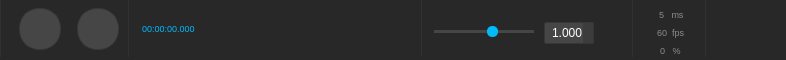
<?xml version="1.0" encoding="UTF-8"?>
<ui version="4.0">
 <class>Transport</class>
 <widget class="QWidget" name="Transport">
  <property name="geometry">
   <rect>
    <x>0</x>
    <y>0</y>
    <width>786</width>
    <height>60</height>
   </rect>
  </property>
  <property name="minimumSize">
   <size>
    <width>0</width>
    <height>60</height>
   </size>
  </property>
  <property name="maximumSize">
   <size>
    <width>16777215</width>
    <height>60</height>
   </size>
  </property>
  <property name="windowTitle">
   <string>IanniX — Transport</string>
  </property>
  <property name="styleSheet">
   <string notr="true">QTabWidget, QLabel, QCheckBox, QLineEdit, QPlainTextEdit, QPushButton, QSpinBox, QDoubleSpinBox, QTreeView, QHeaderView, QTabBar, QComboBox, QFrame#globalFrame, QTabBar::tab, QTreeView, QHeaderView, QDockWidget, QStatusBar, QRadioButton, QToolButton {
	font: 						10px &quot;Museo Sans&quot;, &quot;Museo Sans 500&quot;, &quot;Arial&quot;;
	padding:					0px;
	margin:					0px;
	min-height: 				20px;
	color: 						white;
	border: 					0px solid black;
}
QPushButton, QSpinBox, QDoubleSpinBox, QLineEdit, QPlainTextEdit, QCheckBox::indicator, QRadioButton::indicator, QTreeView::indicator, QComboBox, QTreeView, QHeaderView {
	border: 					1px solid rgb(55, 55, 55);
	border-radius: 		2px;
	background-color: 	rgb(70, 70, 70);
}
QSpinBox, QDoubleSpinBox, QLineEdit, QPlainTextEdit, QCheckBox {
	margin-top: 			4px;
	margin-bottom: 		4px;
}

QFrame#globalFrame, QFrame#transportFrame, QFrame#timeFrame, QFrame#optionFrame, QFrame#speedFrame, QFrame#logoFrame, QFrame#perfFrame, QDialog {
	background-color: 	rgb(40, 40, 40);
}
QLabel, QCheckBox, QRadioButton {
	color: 						rgb(210, 210, 210);
}

QTabWidget::pane {
	border: 					1px solid rgb(50, 50, 50);
}
QTabWidget::tab-bar {
	left: 							0px;
}
QTabWidget#tab {
	color: red;
}
QTabBar::tab {
	min-height: 							25px; /* FIX IN SS-TAB */
	background-color: 				rgb(110, 110, 110);
    border-top-left-radius: 		4px;
    border-top-right-radius: 	4px;
	margin-right:						2px;
	padding-left: 						5px;
	padding-right:						5px;
	color: 									rgb(220, 220, 220);
}
QTabBar::tab:selected {
	background-color: 				rgb(242, 241, 237);
	color: 									black;
}
QTabBar::tab:hover {
	color: 									black;
}
QTabBar::tab:!selected {
    margin-top: 						2px;
}
QTabBar::tab:disabled {
	color: 									gray;
}


QPushButton {
	margin-left: 			6px;
	padding-left: 			3px;
	padding-right: 		3px;
}
QPushButton:hover {
	border: 					1px solid rgb(28, 124, 195);
	background-color: 	rgb(21, 91, 143);
}
QPushButton::checked, QPushButton:pressed, QCheckBox::indicator:checked, QTreeView::indicator:checked, QRadioButton::indicator:checked {
	background-color: 	rgb(0, 187, 255);
}


QCheckBox, QRadioButton {
	spacing: 					5px;
}
QCheckBox::indicator, QTreeView::indicator, QRadioButton::indicator  {
	width: 						10px;
	height: 					10px;
}

QSpinBox, QDoubleSpinBox, QLineEdit {
	padding-left	:			5px;
}
QSpinBox::up-button, QDoubleSpinBox::up-button, QSpinBox::down-button, QDoubleSpinBox::down-button {
	width: 						5px;
	padding: 					2px;
	padding-left:			3px;
	background-color: 	rgb(60, 60, 60);
	border: 					0px solid black;
	border-left:				1px solid rgb(70, 70, 70);
}
QSpinBox::up-button, QDoubleSpinBox::up-button {
    image: 						url(:/icons/res_icon_plus.png);
	border-bottom:		1px solid rgb(70, 70, 70);
}
QSpinBox::down-button, QDoubleSpinBox::down-button {
    image: 						url(:/icons/res_icon_minus.png);
}


QComboBox {
	background:			rgb(242, 241, 237);
	color: 					black;
	margin-left: 		3px;
	border-radius: 	3px;
	selection-color: 	black;
	padding-left: 		5px;
}
QComboBox::drop-down {
	width: 						10px;
	padding: 					2px;
	border: 					0px solid black;
	background-color: 	rgb(70, 70, 70);
    image: 						url(:/icons/res_icon_down.png);
}


QTreeView {
	background:								rgb(50, 50, 50);
	alternate-background-color: 	rgb(55, 55, 55);
	selection-background-color: 	rgb(0, 187, 255);
	gridline-color: 							rgb(60, 60, 60);
}
QHeaderView {
	background: 							transparent;
	border: 									0px solid black;
	color: 										rgb(200, 200, 200);
	min-height: 								14px;
}
QHeaderView::section {
	background: 							rgb(90, 90, 90);
	padding-left: 							5px;
	border-top-left-radius:  			3px;
	border-top-right-radius: 		3px;
	margin-right:							1px;
	font: 										9px &quot;Arial&quot;;
}
QTreeView::item {
	min-height: 20px;
}
QTreeView::branch:has-children:!has-siblings:closed, QTreeView::branch:closed:has-children:has-siblings {
	border-image: 	none;
	image: 					url(:/items/res_tree_close.png);
}
QTreeView::branch:open:has-children:!has-siblings, QTreeView::branch:open:has-children:has-siblings  {
	border-image: 	none;
	image: 					url(:/items/res_tree_open.png);
}



QScrollBar:vertical, QScrollBar:horizontal {
	border: 				0px solid black;
	background: 		rgba(255, 255, 255, 32);
}
QScrollBar::handle:vertical, QScrollBar::handle:horizontal {
	border: 				0px solid black;
	background: 		rgb(161, 161, 161);
	border-radius: 	3px;
}
QScrollBar:vertical {						width: 			8px;					}
QScrollBar:horizontal {					height: 		8px;				}
QScrollBar::handle:vertical {			min-height: 8px;		}
QScrollBar::handle:horizontal {	min-width: 	8px;			}
QScrollBar::add-line:vertical, QScrollBar::add-line:hozirontal, QScrollBar::sub-line:vertical, QScrollBar::sub-line:horizontal, QScrollBar::up-arrow:vertical, QScrollBar::up-arrow:horizontal, QScrollBar::down-arrow:vertical, QScrollBar::down-arrow:horizontal {
	border: 			0px solid black;
	background: 	transparent;
	width: 				1px;
	height: 			1px;
}
QScrollBar::add-page:vertical, QScrollBar::sub-page:vertical, QScrollBar::add-page:horizontal, QScrollBar::sub-page:horizontal {
	background: 	none;
}


QSlider:horizontal {
	min-width: 				100px;
}
QSlider::groove:horizontal {
	border: 					0px solid transparent;
	background-color: 	rgb(70, 70, 70);
	height: 					3px;
}
QSlider::handle:horizontal {
	width: 						11px;
	height: 					10px;
	border-radius: 		5px;
	margin-top: 			-4px;
	margin-bottom: 		-4px;
	border: 					0px solid black;
	background-color: 	rgb(0, 187, 250);
}


QSplitter::handle {
    background: 							rgba(255, 255, 255, 30);
}
QSplitter::handle:pressed {
	background: 							rgb(0, 187, 255);
 }
QSplitter::handle:horizontal	 	{	width: 	4px; }
QSplitter::handle:vertical     		{	height:	4px; }

QDockWidget {
}
QDockWidget::title {
    text-align:				center;
	background-color: 	rgb(70, 70, 70);
}

QToolBar {
	background:				qlineargradient(spread:pad, x1:0, y1:0, x2:0, y2:1, stop:0 rgba(247, 247, 247, 255), stop:1 rgba(222, 222, 222, 255));
	border: 					1px solid rgba(202, 202, 202, 255);
	spacing:					0px; 
}
QToolButton {
	border: 					0px solid black;
	color:						black;
	border-radius: 		3px;
	margin:					3px;
}
QToolButton:pressed, QToolButton:checked {
    background-color:  rgba(0, 0, 0, 20);
}


QStatusBar {
	color: 						rgb(210, 210, 210);
	border-top: 				1px solid rgb(50, 50, 50);
	background-color: 	rgb(30, 30, 30);
}





/*TRANSPORT*/
QFrame#transportFrame, QFrame#timeFrame, QFrame#optionFrame, QFrame#speedFrame, QFrame#logoFrame, QFrame#perfFrame{
	border: 					0px solid black;
	border-left: 				1px solid rgb(50, 50, 50);
}
QWIdget {
	margin:					0px;
	padding:					0px;
}
QWidget#speedSlider {
	margin-top: 			7px;
}
QWidget#timeEdit, QWidget#perfCpuEdit, QWidget#perfOpenGLEdit, QWidget#perfSchedulerEdit {
	background-color: 	transparent;
	border: 					0px solid black;
	font:							9px;
	color: 						rgb(140, 140, 140);
}
QLineEdit#timeEdit {
	font: 						40px &quot;Lucida Sans&quot;, &quot;Lucida Grande&quot;, &quot;Lucida Sans Unicode&quot;, &quot;Lucida&quot;;
	color: 						rgb(0, 187, 255);
}
QPushButton#logoButton {
	border: 					0px solid black;
	background-color: 	transparent;
}
QPushButton:hover#logoButton {
	border: 					1px solid rgb(28, 124, 195);
	background-color: 	rgb(21, 91, 143);
}
QPushButton#ffButton, QPushButton#playButton {
	min-width:  		40px;
	min-height: 		40px;
	border-radius: 20px;
	padding:			0px;
}
QPushButton#logoButton {
	margin: -2px;
}
/* ---- */


/* INSPECTEUR */
QWidget#ssTabInfoGeneral, QWidget#ssTabInfoSpace, QWidget#ssTabInfoTime, QWidget#ssTabInfoMessage, QWidget#ssTabConfigLog, QWidget#ssTabConfigNetwork, QWidget#ssTabConfigMIDI, QWidget#ssTabConfigArduino, QWidget#ssTabConfigSyphon, QWidget#ssTabConfigWeb, QWidget#ssTabRessource {
	background-color: 	rgb(50, 50, 50)
}
QWidget#tabProject, QWidget#tabView, QWidget#tabInfo, QWidget#tabControlCenter, QWidget#tabConfig {
	background-color: 	transparent;
}
QWidget#equationEdit {
	font: 						10px &quot;Lucida Console&quot;, &quot;Monaco&quot;, &quot;Monospace&quot;;
}

/* ----- */



/* MAIN */
QWidget#centralwidget  {
	background-color: black;
}
/* ----- */


/* DIALOG */
QDialogButtonBox QPushButton {
	padding-left: 		10px;
	padding-right: 	10px;
	min-height:			25px;
	margin:				5px;
}
/* ------ */
</string>
  </property>
  <layout class="QHBoxLayout" name="horizontalLayout">
   <property name="spacing">
    <number>0</number>
   </property>
   <property name="leftMargin">
    <number>0</number>
   </property>
   <property name="topMargin">
    <number>0</number>
   </property>
   <property name="rightMargin">
    <number>0</number>
   </property>
   <property name="bottomMargin">
    <number>0</number>
   </property>
   <item>
    <widget class="QFrame" name="globalFrame">
     <property name="frameShape">
      <enum>QFrame::StyledPanel</enum>
     </property>
     <property name="frameShadow">
      <enum>QFrame::Raised</enum>
     </property>
     <layout class="QHBoxLayout" name="horizontalLayout_2">
      <property name="spacing">
       <number>0</number>
      </property>
      <property name="leftMargin">
       <number>0</number>
      </property>
      <property name="topMargin">
       <number>0</number>
      </property>
      <property name="rightMargin">
       <number>0</number>
      </property>
      <property name="bottomMargin">
       <number>3</number>
      </property>
      <item>
       <widget class="QFrame" name="transportFrame">
        <property name="sizePolicy">
         <sizepolicy hsizetype="Maximum" vsizetype="Preferred">
          <horstretch>0</horstretch>
          <verstretch>0</verstretch>
         </sizepolicy>
        </property>
        <property name="frameShape">
         <enum>QFrame::StyledPanel</enum>
        </property>
        <property name="frameShadow">
         <enum>QFrame::Raised</enum>
        </property>
        <layout class="QHBoxLayout" name="horizontalLayout_4">
         <property name="spacing">
          <number>10</number>
         </property>
         <property name="leftMargin">
          <number>12</number>
         </property>
         <property name="topMargin">
          <number>0</number>
         </property>
         <property name="bottomMargin">
          <number>0</number>
         </property>
         <item>
          <widget class="QPushButton" name="ffButton">
           <property name="sizePolicy">
            <sizepolicy hsizetype="Fixed" vsizetype="Fixed">
             <horstretch>0</horstretch>
             <verstretch>0</verstretch>
            </sizepolicy>
           </property>
           <property name="minimumSize">
            <size>
             <width>48</width>
             <height>42</height>
            </size>
           </property>
           <property name="maximumSize">
            <size>
             <width>40</width>
             <height>40</height>
            </size>
           </property>
           <property name="toolTip">
            <string>Rewinds the playback</string>
           </property>
           <property name="statusTip">
            <string>Playback|By pressing the button, IanniX will play or pause the score playback. If nothing happened, be sure the score speed is positive!</string>
           </property>
           <property name="text">
            <string/>
           </property>
           <property name="icon">
            <iconset resource="../icons/IanniX.qrc">
             <normaloff>:/general/res_icon_ff.png</normaloff>:/general/res_icon_ff.png</iconset>
           </property>
           <property name="iconSize">
            <size>
             <width>24</width>
             <height>24</height>
            </size>
           </property>
          </widget>
         </item>
         <item>
          <widget class="QPushButton" name="playButton">
           <property name="sizePolicy">
            <sizepolicy hsizetype="Fixed" vsizetype="Fixed">
             <horstretch>0</horstretch>
             <verstretch>0</verstretch>
            </sizepolicy>
           </property>
           <property name="minimumSize">
            <size>
             <width>48</width>
             <height>42</height>
            </size>
           </property>
           <property name="maximumSize">
            <size>
             <width>40</width>
             <height>40</height>
            </size>
           </property>
           <property name="toolTip">
            <string>Plays or pauses the playback</string>
           </property>
           <property name="statusTip">
            <string>Playback|Press this button to start or pause the playback</string>
           </property>
           <property name="text">
            <string/>
           </property>
           <property name="icon">
            <iconset resource="../icons/IanniX.qrc">
             <normaloff>:/general/res_icon_play.png</normaloff>
             <normalon>:/general/res_icon_pause.png</normalon>:/general/res_icon_play.png</iconset>
           </property>
           <property name="iconSize">
            <size>
             <width>18</width>
             <height>18</height>
            </size>
           </property>
           <property name="checkable">
            <bool>true</bool>
           </property>
           <property name="checked">
            <bool>false</bool>
           </property>
          </widget>
         </item>
        </layout>
       </widget>
      </item>
      <item>
       <widget class="QFrame" name="timeFrame">
        <property name="sizePolicy">
         <sizepolicy hsizetype="Maximum" vsizetype="Preferred">
          <horstretch>0</horstretch>
          <verstretch>0</verstretch>
         </sizepolicy>
        </property>
        <property name="frameShape">
         <enum>QFrame::StyledPanel</enum>
        </property>
        <property name="frameShadow">
         <enum>QFrame::Raised</enum>
        </property>
        <layout class="QHBoxLayout" name="horizontalLayout_3">
         <property name="spacing">
          <number>0</number>
         </property>
         <property name="leftMargin">
          <number>6</number>
         </property>
         <property name="topMargin">
          <number>0</number>
         </property>
         <property name="rightMargin">
          <number>6</number>
         </property>
         <property name="bottomMargin">
          <number>0</number>
         </property>
         <item>
          <widget class="QLineEdit" name="timeEdit">
           <property name="sizePolicy">
            <sizepolicy hsizetype="Fixed" vsizetype="Fixed">
             <horstretch>0</horstretch>
             <verstretch>0</verstretch>
            </sizepolicy>
           </property>
           <property name="minimumSize">
            <size>
             <width>280</width>
             <height>28</height>
            </size>
           </property>
           <property name="maximumSize">
            <size>
             <width>280</width>
             <height>55</height>
            </size>
           </property>
           <property name="focusPolicy">
            <enum>Qt::ClickFocus</enum>
           </property>
           <property name="toolTip">
            <string>Goes to a specific playback timecode</string>
           </property>
           <property name="statusTip">
            <string>Playback|This is the elapsed time since the beginning of the playback of the score.\n If you need to jump to a specific timecode, feel free to type directly the desired timecode in this box.</string>
           </property>
           <property name="inputMask">
            <string notr="true">99:99:99.999</string>
           </property>
           <property name="text">
            <string notr="true">00:00:00.000</string>
           </property>
          </widget>
         </item>
        </layout>
       </widget>
      </item>
      <item>
       <widget class="QFrame" name="speedFrame">
        <property name="frameShape">
         <enum>QFrame::StyledPanel</enum>
        </property>
        <property name="frameShadow">
         <enum>QFrame::Raised</enum>
        </property>
        <layout class="QVBoxLayout" name="verticalLayout_2">
         <property name="spacing">
          <number>0</number>
         </property>
         <property name="leftMargin">
          <number>12</number>
         </property>
         <property name="topMargin">
          <number>0</number>
         </property>
         <property name="rightMargin">
          <number>12</number>
         </property>
         <property name="bottomMargin">
          <number>0</number>
         </property>
         <item>
          <layout class="QHBoxLayout" name="spaceForLog">
           <property name="spacing">
            <number>0</number>
           </property>
          </layout>
         </item>
         <item>
          <layout class="QHBoxLayout" name="horizontalLayout_5">
           <property name="spacing">
            <number>10</number>
           </property>
           <item>
            <widget class="QSlider" name="speedSlider">
             <property name="toolTip">
              <string>Changes the global playback speed (1.00 = real time clock)</string>
             </property>
             <property name="statusTip">
              <string>Playback speed|IanniX will play your score with a classical precise clock. But you can speed up or down the playback... or reverse the time!</string>
             </property>
             <property name="minimum">
              <number>-500</number>
             </property>
             <property name="maximum">
              <number>500</number>
             </property>
             <property name="value">
              <number>100</number>
             </property>
             <property name="orientation">
              <enum>Qt::Horizontal</enum>
             </property>
            </widget>
           </item>
           <item>
            <widget class="QDoubleSpinBox" name="speedSpin">
             <property name="minimumSize">
              <size>
               <width>50</width>
               <height>30</height>
              </size>
             </property>
             <property name="maximumSize">
              <size>
               <width>50</width>
               <height>20</height>
              </size>
             </property>
             <property name="toolTip">
              <string>Changes the global playback speed (1.00 = real time clock)</string>
             </property>
             <property name="statusTip">
              <string>Playback speed|IanniX will play your score with a classical precise clock. But you can speed up or down the playback... or reverse the time!</string>
             </property>
             <property name="decimals">
              <number>3</number>
             </property>
             <property name="minimum">
              <double>-999.000000000000000</double>
             </property>
             <property name="maximum">
              <double>999.000000000000000</double>
             </property>
             <property name="singleStep">
              <double>0.100000000000000</double>
             </property>
             <property name="value">
              <double>1.000000000000000</double>
             </property>
            </widget>
           </item>
           <item>
            <widget class="QPushButton" name="speedSpinReset">
             <property name="enabled">
              <bool>false</bool>
             </property>
             <property name="toolTip">
              <string>Resets score speed to nominal speed (1.00)</string>
             </property>
             <property name="styleSheet">
              <string notr="true">QPushButton  {
	min-width:  		14px;
	min-height: 		14px;
	max-width:  	14px;
	max-height: 	14px;
	width:  				14px;
	height: 			14px;
	border-radius: 7px;
	margin: 			0px;
	margin-top:		7px;
	padding:			0px;
}
QPushButton:disabled {
	border:				0px solid transparent;
	background: 	transparent;
	color:				transparent;
}</string>
             </property>
             <property name="text">
              <string>X</string>
             </property>
            </widget>
           </item>
          </layout>
         </item>
        </layout>
       </widget>
      </item>
      <item>
       <widget class="QFrame" name="perfFrame">
        <property name="sizePolicy">
         <sizepolicy hsizetype="Maximum" vsizetype="Preferred">
          <horstretch>0</horstretch>
          <verstretch>0</verstretch>
         </sizepolicy>
        </property>
        <property name="frameShape">
         <enum>QFrame::StyledPanel</enum>
        </property>
        <property name="frameShadow">
         <enum>QFrame::Raised</enum>
        </property>
        <layout class="QVBoxLayout" name="verticalLayout">
         <property name="spacing">
          <number>0</number>
         </property>
         <property name="leftMargin">
          <number>6</number>
         </property>
         <property name="topMargin">
          <number>0</number>
         </property>
         <property name="rightMargin">
          <number>6</number>
         </property>
         <property name="bottomMargin">
          <number>3</number>
         </property>
         <item>
          <widget class="QLineEdit" name="perfSchedulerEdit">
           <property name="minimumSize">
            <size>
             <width>60</width>
             <height>28</height>
            </size>
           </property>
           <property name="maximumSize">
            <size>
             <width>60</width>
             <height>28</height>
            </size>
           </property>
           <property name="toolTip">
            <string>Scheduler period</string>
           </property>
           <property name="statusTip">
            <string>Scheduler period|IanniX computes your score at the displayed rate.\n You can also force IanniX to a specific scheduler period by typing a value in this field. 5ms is accurate enough but it can also be CPU intensive so feel free to increase this value if needed.</string>
           </property>
           <property name="inputMask">
            <string notr="true">009 ms</string>
           </property>
           <property name="text">
            <string notr="true">5 ms</string>
           </property>
           <property name="alignment">
            <set>Qt::AlignCenter</set>
           </property>
          </widget>
         </item>
         <item>
          <widget class="QLineEdit" name="perfOpenGLEdit">
           <property name="minimumSize">
            <size>
             <width>60</width>
             <height>28</height>
            </size>
           </property>
           <property name="maximumSize">
            <size>
             <width>60</width>
             <height>28</height>
            </size>
           </property>
           <property name="toolTip">
            <string>Rendering frame rate</string>
           </property>
           <property name="statusTip">
            <string>Rendering frame rate|IannIX refreshes your score at the displayed frame rate.\n You can also force IanniX to a specific framerate by typing a value in this field. 50fps is fluid but it can also be CPU intensive so feel free to decrease this value if needed.\n Finaly, be aware that graphical frame rate doesn't affect messages accuracy or sample rate.</string>
           </property>
           <property name="inputMask">
            <string notr="true">009 fps</string>
           </property>
           <property name="text">
            <string notr="true">60 fps</string>
           </property>
           <property name="alignment">
            <set>Qt::AlignCenter</set>
           </property>
          </widget>
         </item>
         <item>
          <widget class="QLineEdit" name="perfCpuEdit">
           <property name="minimumSize">
            <size>
             <width>60</width>
             <height>28</height>
            </size>
           </property>
           <property name="maximumSize">
            <size>
             <width>60</width>
             <height>28</height>
            </size>
           </property>
           <property name="focusPolicy">
            <enum>Qt::NoFocus</enum>
           </property>
           <property name="toolTip">
            <string>CPU usage</string>
           </property>
           <property name="statusTip">
            <string>CPU usage|CPU usage can give you information about the complexity of your score.\n If the value is high, be sure to disable logs by closing the Network tab. Then you can also reduce the accuracy of IanniX by changing the scheduler period and the rendering frame rate (fields above).</string>
           </property>
           <property name="inputMask">
            <string notr="true">009 %</string>
           </property>
           <property name="text">
            <string notr="true">0 %</string>
           </property>
           <property name="cursorPosition">
            <number>5</number>
           </property>
           <property name="alignment">
            <set>Qt::AlignCenter</set>
           </property>
           <property name="readOnly">
            <bool>true</bool>
           </property>
          </widget>
         </item>
        </layout>
       </widget>
      </item>
      <item>
       <widget class="QFrame" name="logoFrame">
        <property name="sizePolicy">
         <sizepolicy hsizetype="Maximum" vsizetype="Preferred">
          <horstretch>0</horstretch>
          <verstretch>0</verstretch>
         </sizepolicy>
        </property>
        <property name="frameShape">
         <enum>QFrame::StyledPanel</enum>
        </property>
        <property name="frameShadow">
         <enum>QFrame::Raised</enum>
        </property>
        <layout class="QVBoxLayout" name="verticalLayout_3">
         <property name="spacing">
          <number>6</number>
         </property>
         <property name="leftMargin">
          <number>10</number>
         </property>
         <property name="topMargin">
          <number>3</number>
         </property>
         <property name="rightMargin">
          <number>15</number>
         </property>
         <property name="bottomMargin">
          <number>0</number>
         </property>
         <item>
          <widget class="QPushButton" name="logoButton">
           <property name="minimumSize">
            <size>
             <width>55</width>
             <height>16</height>
            </size>
           </property>
           <property name="maximumSize">
            <size>
             <width>55</width>
             <height>50</height>
            </size>
           </property>
           <property name="toolTip">
            <string>About IanniX</string>
           </property>
           <property name="statusTip">
            <string>About IanniX|IanniX is open source and developed by volunteers. Discover who they are!</string>
           </property>
           <property name="text">
            <string/>
           </property>
           <property name="icon">
            <iconset resource="../icons/IanniX.qrc">
             <normaloff>:/general/res_logo.png</normaloff>:/general/res_logo.png</iconset>
           </property>
           <property name="iconSize">
            <size>
             <width>50</width>
             <height>45</height>
            </size>
           </property>
          </widget>
         </item>
        </layout>
       </widget>
      </item>
     </layout>
    </widget>
   </item>
  </layout>
 </widget>
 <resources>
  <include location="../icons/IanniX.qrc"/>
 </resources>
 <connections>
  <connection>
   <sender>perfSchedulerEdit</sender>
   <signal>textChanged(QString)</signal>
   <receiver>Transport</receiver>
   <slot>action()</slot>
   <hints>
    <hint type="sourcelabel">
     <x>699</x>
     <y>16</y>
    </hint>
    <hint type="destinationlabel">
     <x>599</x>
     <y>180</y>
    </hint>
   </hints>
  </connection>
  <connection>
   <sender>perfOpenGLEdit</sender>
   <signal>textChanged(QString)</signal>
   <receiver>Transport</receiver>
   <slot>action()</slot>
   <hints>
    <hint type="sourcelabel">
     <x>699</x>
     <y>45</y>
    </hint>
    <hint type="destinationlabel">
     <x>550</x>
     <y>209</y>
    </hint>
   </hints>
  </connection>
  <connection>
   <sender>speedSlider</sender>
   <signal>valueChanged(int)</signal>
   <receiver>Transport</receiver>
   <slot>action()</slot>
   <hints>
    <hint type="sourcelabel">
     <x>540</x>
     <y>45</y>
    </hint>
    <hint type="destinationlabel">
     <x>424</x>
     <y>203</y>
    </hint>
   </hints>
  </connection>
  <connection>
   <sender>speedSpin</sender>
   <signal>valueChanged(double)</signal>
   <receiver>Transport</receiver>
   <slot>action()</slot>
   <hints>
    <hint type="sourcelabel">
     <x>600</x>
     <y>53</y>
    </hint>
    <hint type="destinationlabel">
     <x>507</x>
     <y>140</y>
    </hint>
   </hints>
  </connection>
  <connection>
   <sender>timeEdit</sender>
   <signal>editingFinished()</signal>
   <receiver>Transport</receiver>
   <slot>action()</slot>
   <hints>
    <hint type="sourcelabel">
     <x>252</x>
     <y>37</y>
    </hint>
    <hint type="destinationlabel">
     <x>252</x>
     <y>132</y>
    </hint>
   </hints>
  </connection>
  <connection>
   <sender>playButton</sender>
   <signal>released()</signal>
   <receiver>Transport</receiver>
   <slot>action()</slot>
   <hints>
    <hint type="sourcelabel">
     <x>63</x>
     <y>40</y>
    </hint>
    <hint type="destinationlabel">
     <x>63</x>
     <y>133</y>
    </hint>
   </hints>
  </connection>
  <connection>
   <sender>ffButton</sender>
   <signal>released()</signal>
   <receiver>Transport</receiver>
   <slot>action()</slot>
   <hints>
    <hint type="sourcelabel">
     <x>30</x>
     <y>42</y>
    </hint>
    <hint type="destinationlabel">
     <x>30</x>
     <y>144</y>
    </hint>
   </hints>
  </connection>
  <connection>
   <sender>logoButton</sender>
   <signal>released()</signal>
   <receiver>Transport</receiver>
   <slot>action()</slot>
   <hints>
    <hint type="sourcelabel">
     <x>765</x>
     <y>28</y>
    </hint>
    <hint type="destinationlabel">
     <x>543</x>
     <y>185</y>
    </hint>
   </hints>
  </connection>
  <connection>
   <sender>speedSpinReset</sender>
   <signal>released()</signal>
   <receiver>Transport</receiver>
   <slot>action()</slot>
   <hints>
    <hint type="sourcelabel">
     <x>614</x>
     <y>39</y>
    </hint>
    <hint type="destinationlabel">
     <x>620</x>
     <y>149</y>
    </hint>
   </hints>
  </connection>
 </connections>
 <slots>
  <slot>action()</slot>
 </slots>
</ui>
